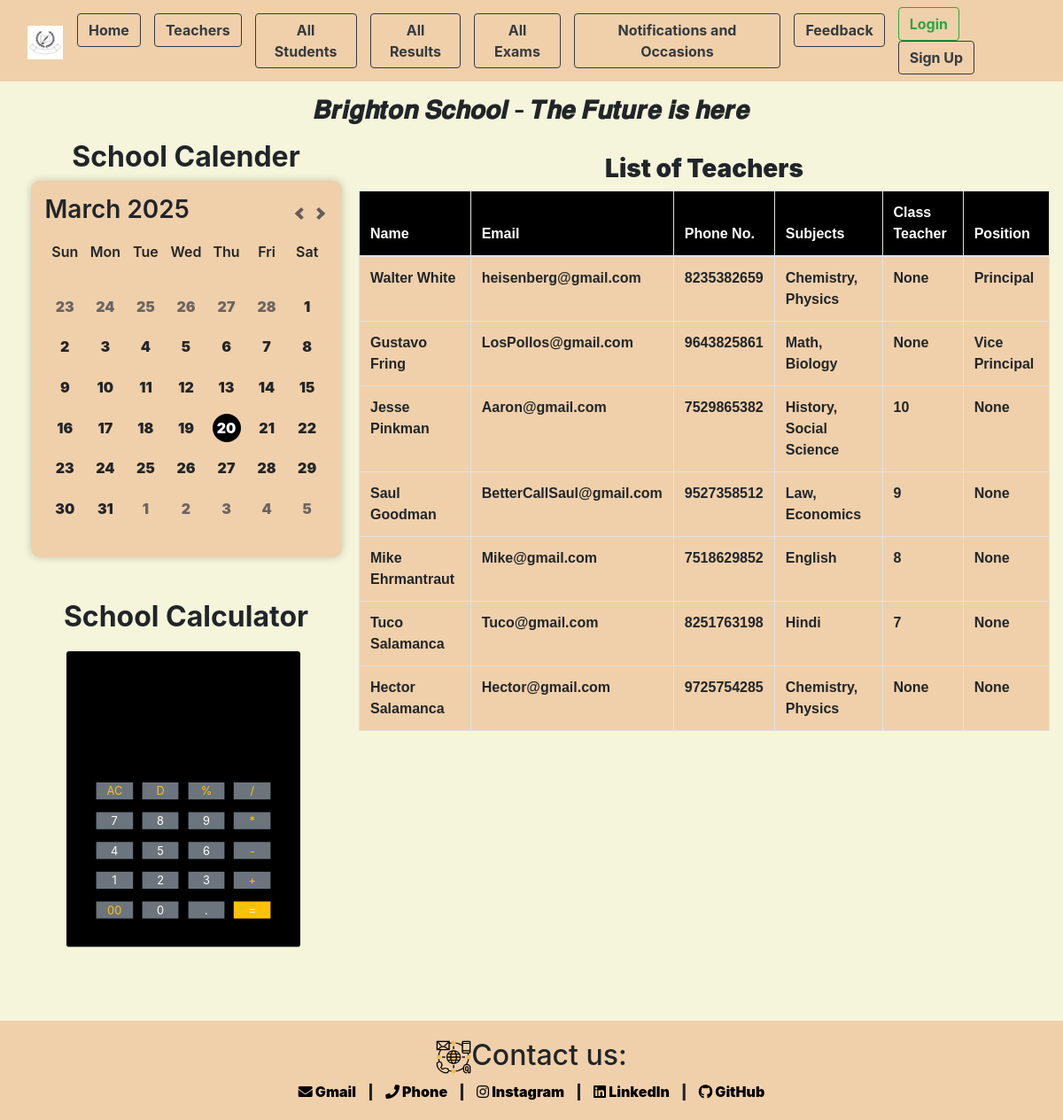
The page /teachers on the database its author committed.
### app/models.py (models this page shows)
class teachers(models.Model):
    name=models.CharField(max_length=100)
    Email=models.EmailField(max_length=200,null=True)
    phone_number=models.IntegerField(null=True)
    subjects=models.CharField(max_length=300,null=True)
    class_teacher_of=models.IntegerField(null=True, blank=True)
    position=models.CharField(max_length=200,null=True, blank=True)

### app/views.py (the view)
# urls.py: path('teachers', views.teacher_page,name="teacher"),
def teacher_page(request):
    teacher=teachers.objects.all()
    context={'teacher':teacher}
    return render(request,'app/teachers.html',context)

### app/templates/app/teachers.html (shortened to what this page needs)
{% extends "base_template/base.html" %}
{% load static %}
{% block content %}
            <div class="col-lg-8 col-md-8 col-sm-12 main-content">
                <h3 class="text-center mt-3"><strong>List of Teachers</strong></h3>
                    <table class="table table-bordered">
                        <thead style="font-weight: 900; background-color: black; color: white;">
                            <tr>
                                <th class="about_text">Name</th>
                                <th class="about_text">Email</th>
                                <th class="about_text">Phone No.</th>
                                <th class="about_text">Subjects</th>
                                <th class="about_text">Class Teacher</th>
                                <th class="about_text">Position</th>
                            </tr>
                        </thead>
                        <tbody style="background-color: rgb(240, 208, 170); font-weight:600; cursor: pointer;">
                            {% for t in teacher %}
                            <tr>
                                <td class="about_text">{{t.name}}</td>
                                <td class="about_text">{{t.Email}}</td>
                                <td class="about_text">{{t.phone_number}}</td>
                                <td class="about_text">{{t.subjects}}</td>
                                <td class="about_text">{{t.class_teacher_of}}</td>
                                <td class="about_text">{{t.position}}</td>
                            </tr>
                            {% endfor %}
                        </tbody>
                    </table>
            </div>
{% endblock content %}

### app/static/app/CSS_Files/index.css (style rules this page uses)
body { background-color: beige; }
* { padding: 0; margin: 0; }
h3 { font-weight: 600; }
.about_text { font-family: 'Gill Sans', 'Gill Sans MT', Calibri, 'Trebuchet MS', sans-serif; }

### rows shown on the page
teachers: name "Walter White", Email "heisenberg@gmail.com", phone_number "8235382659", subjects "Chemistry, Physics", class_teacher_of "None", position "Principal"
teachers: name "Gustavo Fring", Email "LosPollos@gmail.com", phone_number "9643825861", subjects "Math, Biology", class_teacher_of "None", position "Vice Principal"
teachers: name "Jesse Pinkman", Email "Aaron@gmail.com", phone_number "7529865382", subjects "History, Social Science", class_teacher_of "10", position "None"
teachers: name "Saul Goodman", Email "BetterCallSaul@gmail.com", phone_number "9527358512", subjects "Law, Economics", class_teacher_of "9", position "None"
teachers: name "Mike Ehrmantraut", Email "Mike@gmail.com", phone_number "7518629852", subjects "English", class_teacher_of "8", position "None"
teachers: name "Tuco Salamanca", Email "Tuco@gmail.com", phone_number "8251763198", subjects "Hindi", class_teacher_of "7", position "None"
teachers: name "Hector Salamanca", Email "Hector@gmail.com", phone_number "9725754285", subjects "Chemistry, Physics", class_teacher_of "None", position "None"
